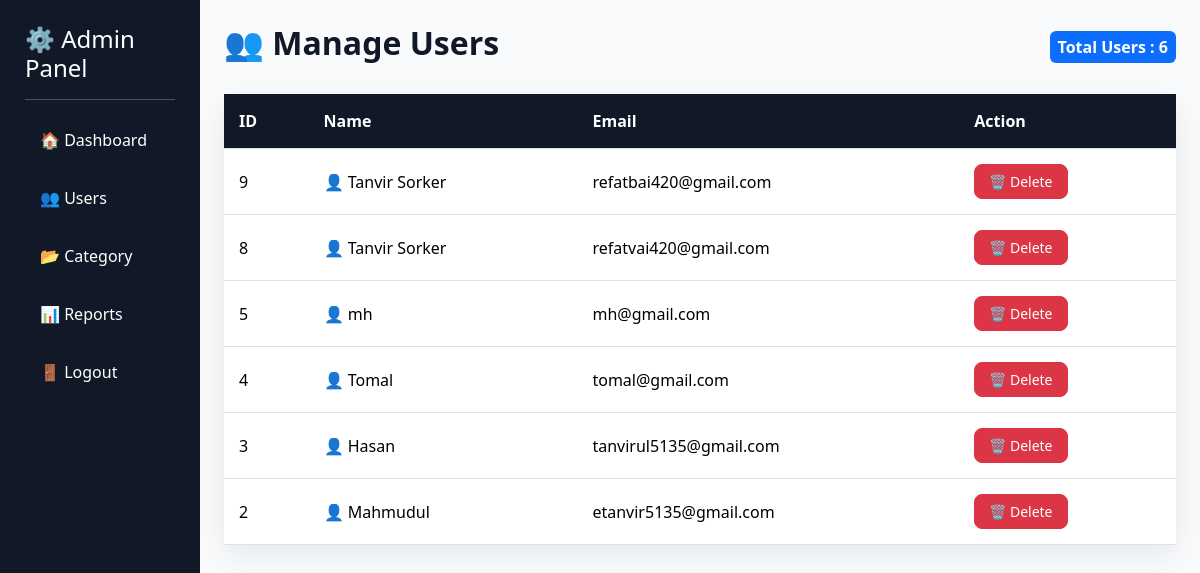
Page /admin/users.php (signed in) on the committed database.
### tables this page shows
CREATE TABLE `users` (
  `user_id` int(11) NOT NULL,
  `name` varchar(100) NOT NULL,
  `email` varchar(100) NOT NULL,
  `password` varchar(255) NOT NULL,
  `phone` varchar(20) DEFAULT NULL,
  `profile_image` varchar(255) DEFAULT NULL,
  `created_at` timestamp NOT NULL DEFAULT current_timestamp(),
  `email_verified` int(11) DEFAULT 0,
  `verification_code` varchar(10) DEFAULT NULL,
  `reset_code` varchar(10) DEFAULT NULL,
  `reset_expiry` datetime DEFAULT NULL
);

### admin/users.php (the view, shortened to what this page needs)
<?php
include "../config/database.php";
$user_query=mysqli_query($conn,
"SELECT * FROM users
ORDER BY user_id DESC"
);
$total_users = mysqli_num_rows($user_query);
?>
<!DOCTYPE html>
<html>
<head>
<link href="https://cdn.jsdelivr.net/npm/bootstrap@5.3.3/dist/css/bootstrap.min.css" rel="stylesheet">
</head>
<body>
<div class="container-fluid">
<div class="row">
<div class="col-md-3 col-lg-2 sidebar">
<h4>
⚙ Admin Panel
</h4>
<hr class="text-white">
<a href="dashboard.php">
🏠 Dashboard
</a>
<a href="users.php">
👥 Users
</a>
<a href="category.php">
📂 Category
</a>
<a href="reports.php">
📊 Reports
</a>
<a href="admin_logout.php">
🚪 Logout
</a>
</div>
<div class="col-md-9 col-lg-10 p-4">
<div class="d-flex justify-content-between align-items-center mb-4">
<h2 class="page-title">
👥 Manage Users
</h2>
<span class="badge bg-primary fs-6 p-2">
Total Users : <?php echo $total_users; ?>
</span>
</div>
<div class="card">
<div class="card-body p-0">
<div class="table-responsive">
<table class="table table-hover">
<thead>
<tr>
<th>
ID
</th>
<th>
Name
</th>
<th>
Email
</th>
<th>
Action
</th>
</tr>
</thead>
<tbody>
<?php while($row=mysqli_fetch_assoc($user_query)){ ?>
<tr>
<td>
<?php echo $row['user_id']; ?>
</td>
<td>
👤 <?php echo $row['name']; ?>
</td>
<td>
<?php echo $row['email']; ?>
</td>
<td>
<a
href="users.php?delete=<?php echo $row['user_id']; ?>"
class="btn btn-danger btn-sm btn-delete"
onclick="return confirm('Delete this user?')">
🗑 Delete
</a>
</td>
</tr>
<?php } ?>
</tbody>
</table>
</div>
</div>
</div>
</div>
</div>
</div>
</body>
</html>

### admin/users.php (style rules this page uses)
body { background:#f8fafc; }
.sidebar { background:#111827; min-height:100vh; padding:25px; }
.sidebar h4 { color:white; font-size:24px; }
.sidebar a { display:block; color:white; text-decoration:none; padding:12px 15px; border-radius:10px; margin-bottom:10px; font-size:16px; }
.page-title { font-weight:700; color:#111827; }
.card { border:none; border-radius:18px; box-shadow:0 10px 30px rgba(0,0,0,0.08); }
.table { margin-bottom:0; }
.table thead th { background:#111827; color:white; padding:15px; }
.table tbody td { padding:15px; vertical-align:middle; }
.btn-delete { border-radius:8px; padding:6px 14px; }

### rows in the picture
users: user_id "9", name "Tanvir Sorker", email "refatbai420@gmail.com"
users: user_id "8", name "Tanvir Sorker", email "refatvai420@gmail.com"
users: user_id "5", name "mh", email "mh@gmail.com"
users: user_id "4", name "Tomal", email "tomal@gmail.com"
users: user_id "3", name "Hasan", email "tanvirul5135@gmail.com"
users: user_id "2", name "Mahmudul", email "etanvir5135@gmail.com"

### other values in the picture
$total_users "6"
